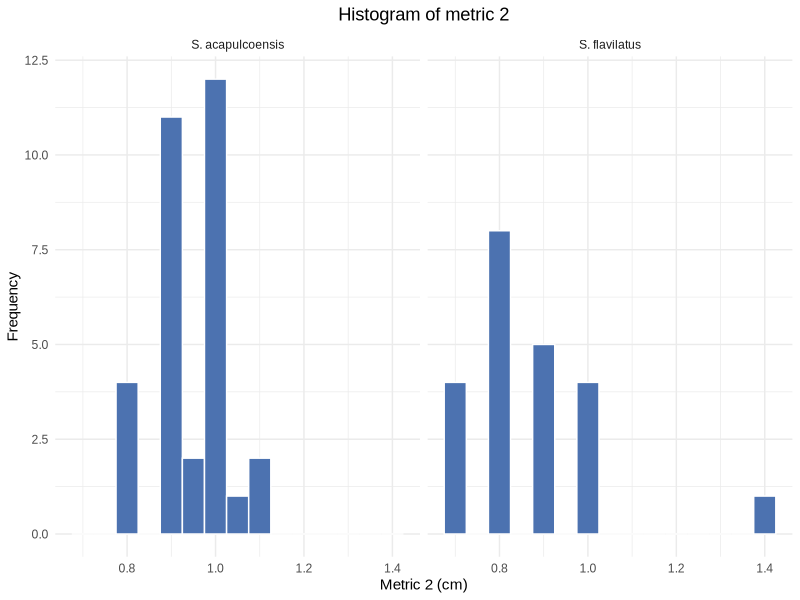
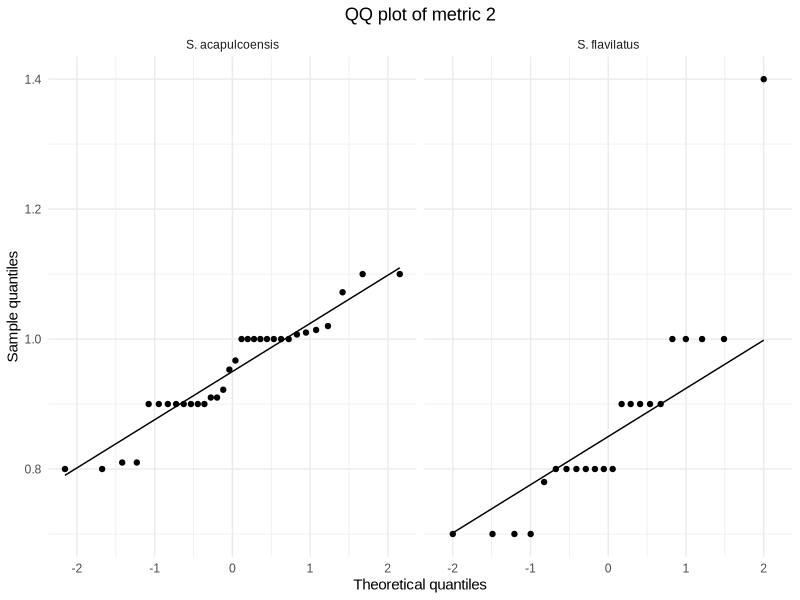
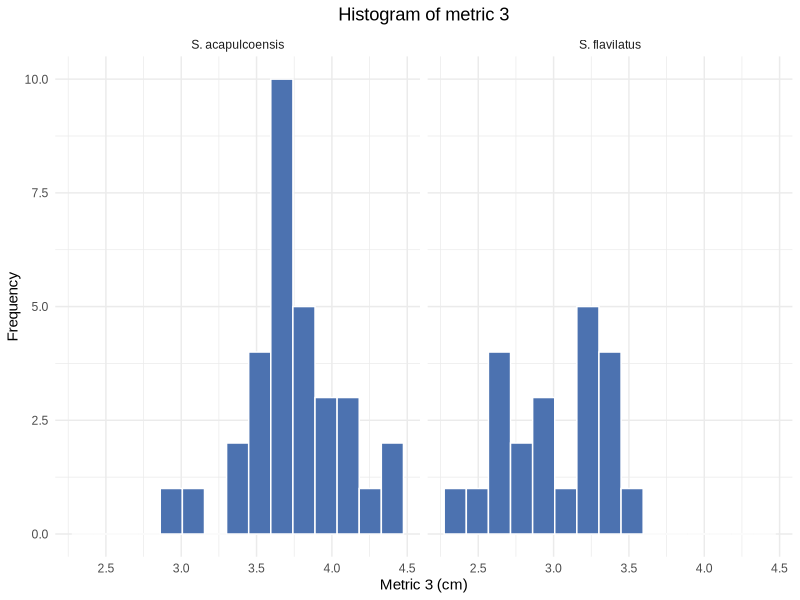
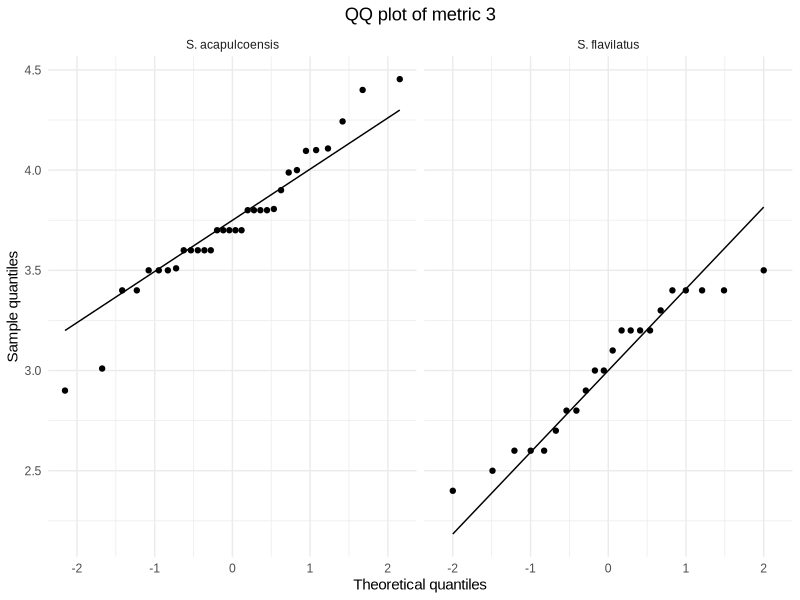
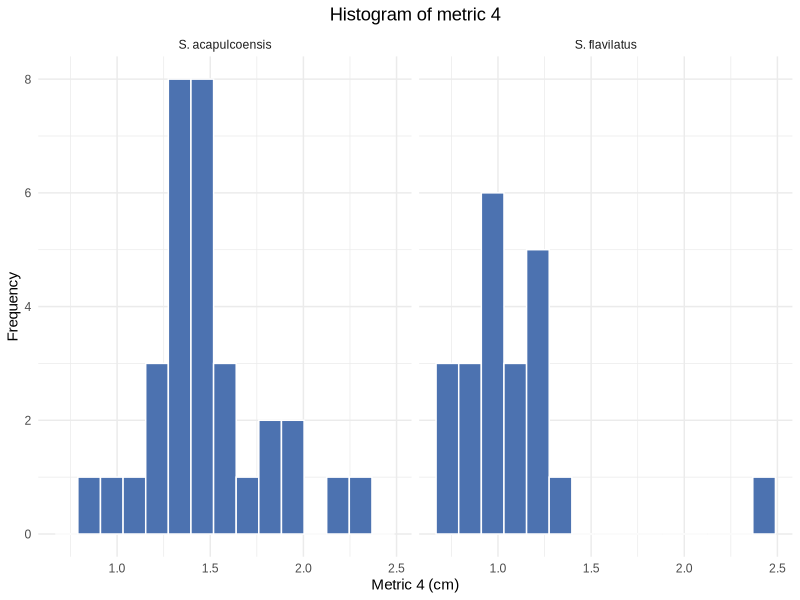
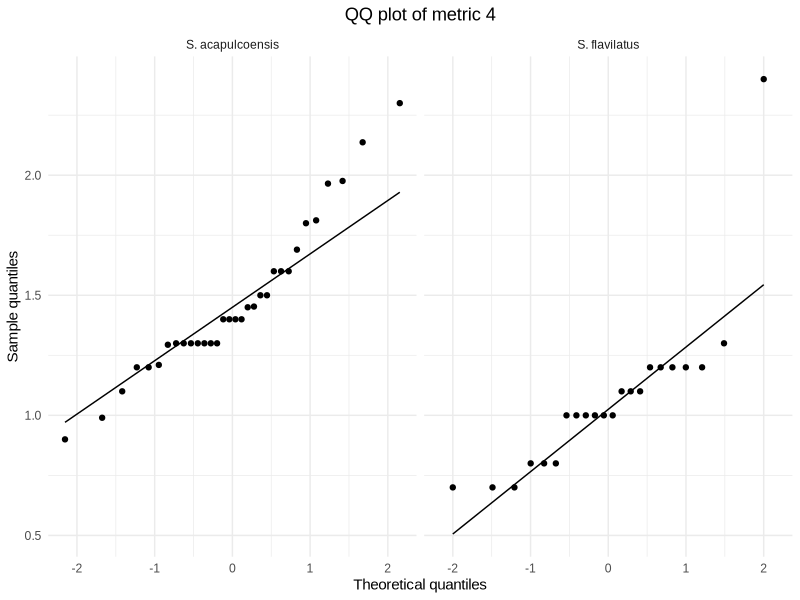
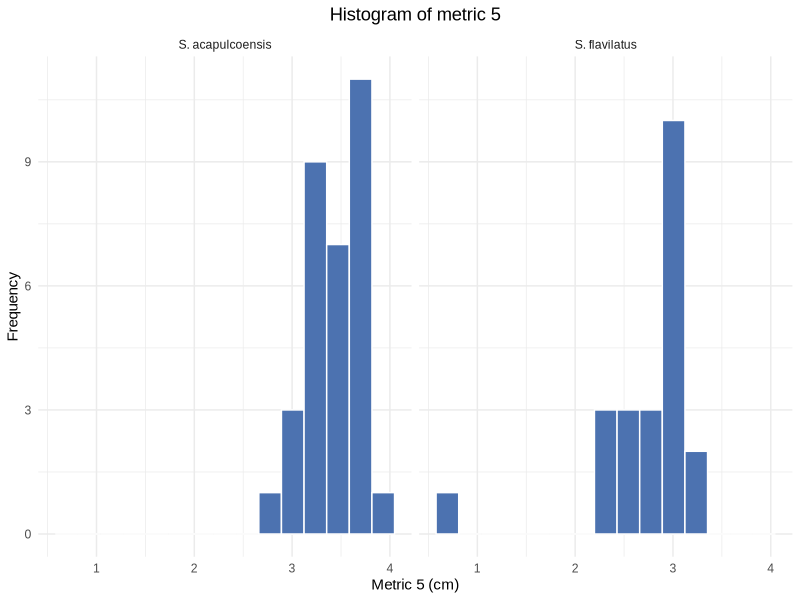
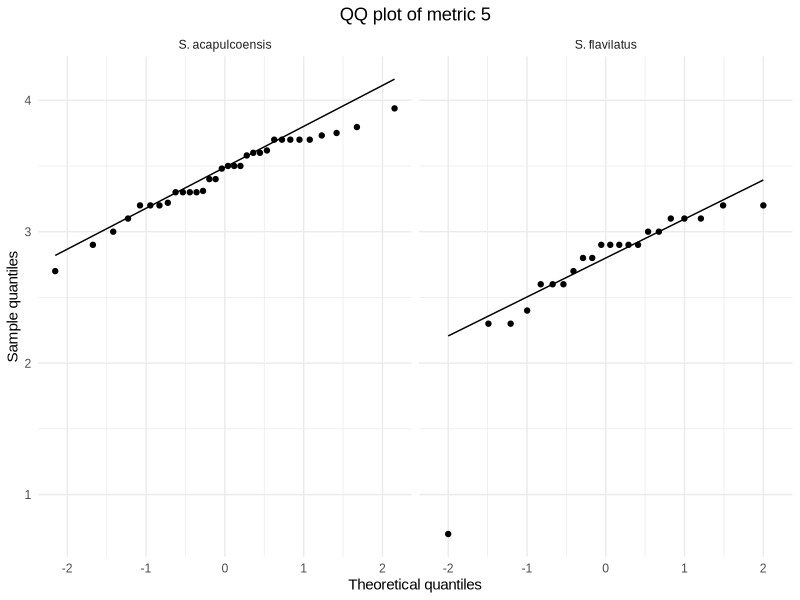

The R script that drew these images, in order:
# Paquetes
library(tidyverse)
library(ggpubr)

# 1) Leer datos
datos <- read.csv("metricas_crudos.csv", check.names = FALSE)

# Orden sugerido para la leyenda
datos$especie <- factor(
  datos$especie,
  levels = c("S. acapulcoensis", "S. flavilatus")
)

# 2) Variables morfológicas (ya en números)
variables <- c("2","3","4","5","6","7")
stopifnot(all(variables %in% names(datos)))

# 3) Shapiro–Wilk por variable y especie
cat("=== Shapiro–Wilk por variable y especie ===\n")
for (var in variables) {
  cat("\n---", var, "---\n")
  for (sp in levels(datos$especie)) {
    x <- datos %>% filter(especie == sp) %>% pull(all_of(var))
    x <- x[is.finite(x)]
    
    if (length(x) < 3L) {
      cat("Especie:", sp, "- n <", 3, " (Shapiro no aplicable)\n")
    } else {
      sw <- tryCatch(shapiro.test(x), error = function(e) NULL)
      if (is.null(sw)) {
        cat("Especie:", sp, "- error en Shapiro\n")
      } else {
        cat(
          "Especie:", sp,
          "- W =", round(unname(sw$statistic), 3),
          "- p =", signif(sw$p.value, 3), "\n"
        )
      }
    }
  }
}

# 4) Histogramas y QQ-plots
for (var in variables) {
  
  p_hist <- ggplot(datos, aes(x = .data[[var]] / 10)) +  # mm → cm
    geom_histogram(bins = 15, fill = "#4C72B0", color = "white") +
    facet_wrap(~ especie, nrow = 1) +
    labs(title = paste("Histogram of metric", var),
         x = paste("Metric", var, "(cm)"),
         y = "Frequency") +
    theme_minimal(base_family = "Arial") +
    theme(plot.title = element_text(hjust = 0.5))
  print(p_hist)
  
  p_qq <- ggplot(datos, aes(sample = .data[[var]] / 10)) +  # mm → cm
    stat_qq() + stat_qq_line() +
    facet_wrap(~ especie, nrow = 1) +
    labs(title = paste("QQ plot of metric", var),
         x = "Theoretical quantiles",
         y = "Sample quantiles") +
    theme_minimal(base_family = "Arial") +
    theme(plot.title = element_text(hjust = 0.5))
  print(p_qq)
}

# 5) Datos en formato largo + conversión a cm
datos_largo <- datos %>%
  pivot_longer(
    cols = all_of(variables),
    names_to = "Variable",
    values_to = "Valor"
  ) %>%
  mutate(
    Valor = Valor / 10,  # 🔥 mm → cm
    Variable = factor(Variable, levels = c("2","3","4","5","6","7"))
  )

# 6) Wilcoxon por variable
wilcox_df <- datos_largo %>%
  group_by(Variable) %>%
  summarise(
    p = tryCatch(wilcox.test(Valor ~ especie)$p.value, error = function(e) NA_real_),
    W = tryCatch(unname(wilcox.test(Valor ~ especie)$statistic), error = function(e) NA_real_),
    y.position = max(Valor, na.rm = TRUE) * 1.05,
    group1 = "S. acapulcoensis",
    group2 = "S. flavilatus",
    .groups = "drop"
  )

# 7) Gráfico final
pal_especie <- c(
  "S. acapulcoensis" = "#C16540",
  "S. flavilatus" = "#00C1C8"
)

labs_especie <- c(
  "S. acapulcoensis" = "Stegastes acapulcoensis",
  "S. flavilatus" = "Stegastes flavilatus"
)

p <- ggplot(datos_largo, aes(x = Variable, y = Valor, fill = especie)) +
  
  geom_boxplot(
    alpha = 0.8,
    color = "black",
    width = 0.7,
    position = position_dodge(width = 0.8),
    outlier.shape = 21
  ) +
  
  stat_summary(
    aes(group = especie),
    fun = mean,
    geom = "point",
    position = position_dodge(width = 0.8),
    shape = 21,
    size = 3,
    color = "black",
    fill = "white"
  ) +
  
  scale_fill_manual(
    values = pal_especie,
    breaks = levels(datos$especie),
    labels = labs_especie
  ) +
  
  labs(
    y = "Length (cm)",   # 🔥 cambiado a cm
    x = "Morphological metric"
  ) +
  
  theme_classic(base_family = "Arial") +
  theme(
    text = element_text(family = "Arial", size = 11, color = "black"),
    axis.title = element_text(size = 11, color = "black"),
    axis.text  = element_text(size = 10, color = "black"),
    legend.title = element_blank(),
    legend.text  = element_text(face = "italic", size = 11, color = "black"),
    legend.position = "top",
    legend.margin = margin(t = 5),
    plot.margin = margin(10, 10, 10, 10)
  )

print(p)

# Guardar figura
ggsave(
  filename = "F:/Doctorado/TESIS version 3/capitulo 2.- corregido/figuras/metricas.tiff",
  plot = p,
  device = "tiff",
  dpi = 500,
  compression = "lzw",
  width = 6,
  height = 6,
  units = "in"
)

# Resultados Wilcoxon
wilcox_df %>%
  mutate(p = signif(p, 3)) %>%
  select(Variable, W, p) %>%
  print(n = Inf)

write.csv(wilcox_df, "wilcox_resultados.csv", row.names = FALSE)
